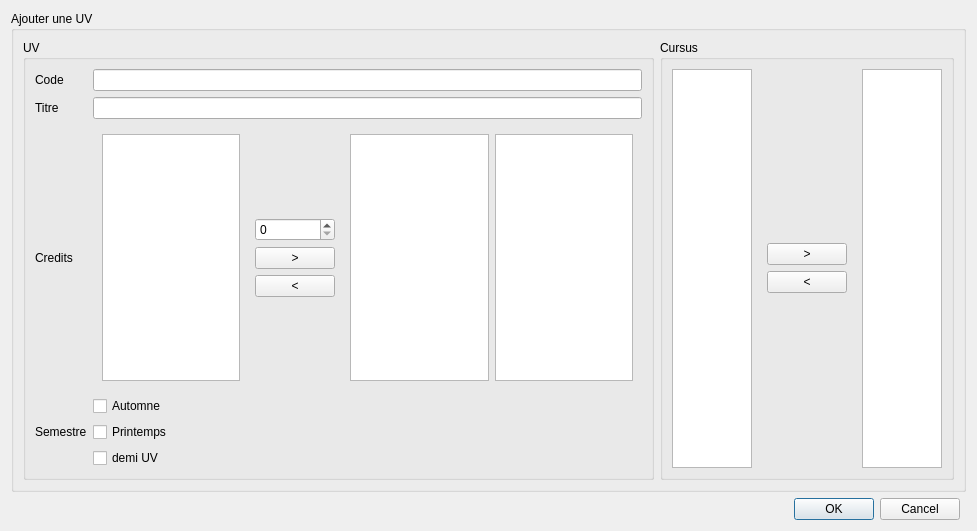
<?xml version="1.0" encoding="UTF-8"?>
<ui version="4.0">
 <class>ajouterUVwindow</class>
 <widget class="QDialog" name="ajouterUVwindow">
  <property name="geometry">
   <rect>
    <x>0</x>
    <y>0</y>
    <width>977</width>
    <height>531</height>
   </rect>
  </property>
  <property name="windowTitle">
   <string>Ajouter une UV</string>
  </property>
  <layout class="QGridLayout" name="gridLayout_7">
   <item row="0" column="0" rowspan="2" colspan="2">
    <layout class="QGridLayout" name="gridLayout">
     <item row="0" column="0">
      <widget class="QGroupBox" name="groupBox">
       <property name="title">
        <string>Ajouter une UV</string>
       </property>
       <layout class="QGridLayout" name="gridLayout_6">
        <item row="0" column="0">
         <widget class="QGroupBox" name="groupBox_2">
          <property name="title">
           <string>UV</string>
          </property>
          <layout class="QGridLayout" name="gridLayout_3">
           <item row="0" column="0">
            <layout class="QGridLayout" name="gridLayout_2">
             <item row="3" column="0">
              <widget class="QLabel" name="label_4">
               <property name="text">
                <string>Semestre</string>
               </property>
              </widget>
             </item>
             <item row="1" column="0">
              <widget class="QLabel" name="label_2">
               <property name="text">
                <string>Titre</string>
               </property>
              </widget>
             </item>
             <item row="1" column="1">
              <widget class="QLineEdit" name="titreuv"/>
             </item>
             <item row="2" column="0">
              <widget class="QLabel" name="label_3">
               <property name="text">
                <string>Credits</string>
               </property>
              </widget>
             </item>
             <item row="3" column="1">
              <layout class="QVBoxLayout" name="verticalLayout">
               <item>
                <widget class="QCheckBox" name="isautomne">
                 <property name="text">
                  <string>Automne</string>
                 </property>
                </widget>
               </item>
               <item>
                <widget class="QCheckBox" name="isprintemps">
                 <property name="text">
                  <string>Printemps</string>
                 </property>
                </widget>
               </item>
               <item>
                <widget class="QCheckBox" name="isdemiuv">
                 <property name="text">
                  <string>demi UV</string>
                 </property>
                </widget>
               </item>
              </layout>
             </item>
             <item row="0" column="1">
              <widget class="QLineEdit" name="codeuv"/>
             </item>
             <item row="0" column="0">
              <widget class="QLabel" name="code">
               <property name="text">
                <string>Code</string>
               </property>
              </widget>
             </item>
             <item row="2" column="1">
              <widget class="QWidget" name="widget" native="true">
               <layout class="QGridLayout" name="gridLayout_4">
                <item row="0" column="0">
                 <layout class="QHBoxLayout" name="horizontalLayout_6">
                  <item>
                   <widget class="QListWidget" name="categoriecol"/>
                  </item>
                  <item>
                   <widget class="QWidget" name="widget_3" native="true">
                    <layout class="QVBoxLayout" name="verticalLayout_8">
                     <item>
                      <layout class="QVBoxLayout" name="verticalLayout_9">
                       <item>
                        <widget class="QSpinBox" name="spinBox"/>
                       </item>
                       <item>
                        <widget class="QPushButton" name="ajoutcredit">
                         <property name="text">
                          <string>&gt;</string>
                         </property>
                        </widget>
                       </item>
                       <item>
                        <widget class="QPushButton" name="retirecredit">
                         <property name="text">
                          <string>&lt;</string>
                         </property>
                        </widget>
                       </item>
                      </layout>
                     </item>
                    </layout>
                   </widget>
                  </item>
                  <item>
                   <widget class="QListWidget" name="creditajoute"/>
                  </item>
                  <item>
                   <widget class="QListWidget" name="creditcol"/>
                  </item>
                 </layout>
                </item>
               </layout>
              </widget>
             </item>
            </layout>
           </item>
          </layout>
         </widget>
        </item>
        <item row="0" column="1">
         <widget class="QGroupBox" name="groupBox_3">
          <property name="title">
           <string>Cursus</string>
          </property>
          <layout class="QGridLayout" name="gridLayout_5">
           <item row="0" column="0">
            <layout class="QHBoxLayout" name="horizontalLayout_5">
             <item>
              <widget class="QListWidget" name="cursuscolonne"/>
             </item>
             <item>
              <widget class="QWidget" name="widget_2" native="true">
               <layout class="QVBoxLayout" name="verticalLayout_6">
                <item>
                 <layout class="QVBoxLayout" name="verticalLayout_7">
                  <item>
                   <widget class="QPushButton" name="ajoutcursus">
                    <property name="text">
                     <string>&gt;</string>
                    </property>
                   </widget>
                  </item>
                  <item>
                   <widget class="QPushButton" name="retirecursus">
                    <property name="text">
                     <string>&lt;</string>
                    </property>
                   </widget>
                  </item>
                 </layout>
                </item>
               </layout>
              </widget>
             </item>
             <item>
              <widget class="QListWidget" name="cursusajoute"/>
             </item>
            </layout>
           </item>
          </layout>
         </widget>
        </item>
       </layout>
      </widget>
     </item>
    </layout>
   </item>
   <item row="2" column="0">
    <widget class="QDialogButtonBox" name="buttonBox">
     <property name="orientation">
      <enum>Qt::Horizontal</enum>
     </property>
     <property name="standardButtons">
      <set>QDialogButtonBox::Cancel|QDialogButtonBox::Ok</set>
     </property>
    </widget>
   </item>
  </layout>
 </widget>
 <resources/>
 <connections>
  <connection>
   <sender>buttonBox</sender>
   <signal>accepted()</signal>
   <receiver>ajouterUVwindow</receiver>
   <slot>accept()</slot>
   <hints>
    <hint type="sourcelabel">
     <x>248</x>
     <y>254</y>
    </hint>
    <hint type="destinationlabel">
     <x>157</x>
     <y>274</y>
    </hint>
   </hints>
  </connection>
  <connection>
   <sender>buttonBox</sender>
   <signal>rejected()</signal>
   <receiver>ajouterUVwindow</receiver>
   <slot>reject()</slot>
   <hints>
    <hint type="sourcelabel">
     <x>316</x>
     <y>260</y>
    </hint>
    <hint type="destinationlabel">
     <x>286</x>
     <y>274</y>
    </hint>
   </hints>
  </connection>
 </connections>
</ui>
